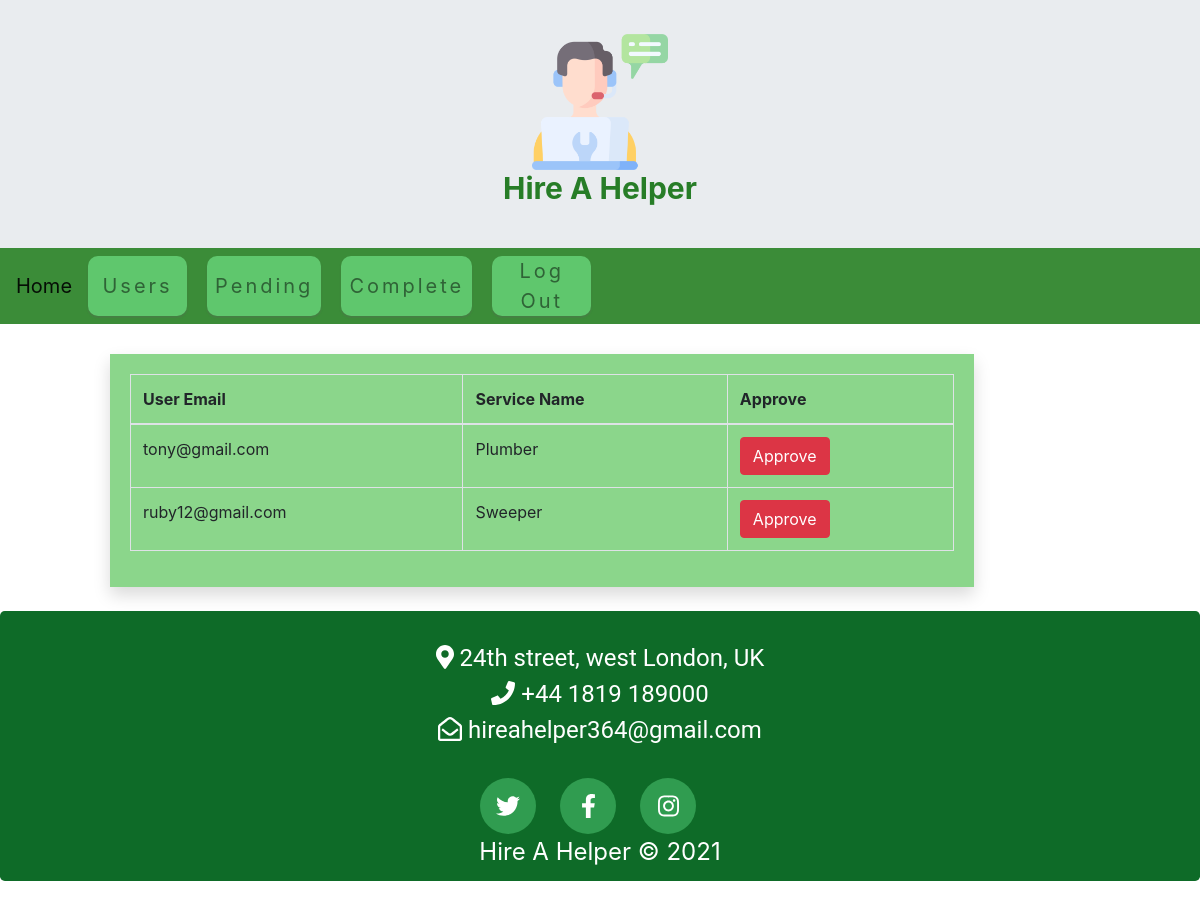
Screenshot of /adpending.php with the database file from the repository.
### tables this page shows
CREATE TABLE `pending` (
  `UserEmail` varchar(45) NOT NULL,
  `SName` varchar(45) NOT NULL
);

### adpending.php (the view, shortened to what this page needs)
<!DOCTYPE html>
<html>
<head>
    <link rel="stylesheet" href="https://maxcdn.bootstrapcdn.com/bootstrap/4.5.2/css/bootstrap.min.css">
    <link rel="stylesheet" type="text/css" href="style.css">
</head>
<body>
   <div class="jumbotron text-center" style="margin-bottom:-30px;margin-top:-30px;">
  <img src="technical-support.png"class="img1"><h1 class="hire1">Hire A Helper</h1>
</div>
<nav class="navbar navbar-expand-lg navbar-light">
  <a class="navbar-brand" href="adhome.php">Home</a>
  <div class="collapse navbar-collapse" id="collapsibleNavbar">
    <ul class="navbar-nav">
      <li class="nav-item">
        <a class="nav-link" href="aduser.php">Users</a>
      </li>
      <li class="nav-item">
        <a class="nav-link" href="adpending.php">Pending</a>
      </li>
      <li class="nav-item">
        <a class="nav-link" href="adcomplete.php">Complete</a>
      </li>
      <li class="nav-item">
        <a class="nav-link" href="index.php">Log Out</a>
      </li>
    </ul>
  </div>
</nav>
<div class="container" style="margin-top:30px">
      <div class="container-fluid mt-3">
      <div class="card1 shadow mb-4">
        <div class="card-body">
          <div class="table-responsive">
            <table class="table table-bordered" id="dataTable" width="100%" cellspacing="0">
              <thead>
                <tr>
                  <th> User Email </th>
                  <th> Service Name </th>
                  <th> Approve </th>
                </tr>
              </thead>
              <tbody>
              <?php
          $conn = mysqli_connect("localhost", "root", "", "myService");
              $disp="select * from pending";
              $result=mysqli_query($conn,$disp);
              if(mysqli_num_rows($result) > 0)
              {
              while($row=mysqli_fetch_array($result))
              {
                ?>
                <tr>
                  <td> <?php echo $row['UserEmail']; ?></td>
                  <td> <?php echo $row['SName']; ?></td>
                  <td>
                    <form action="" method="post">
                        <button type="submit" name="delete_btn" class="btn btn-danger"> Approve</button>
                      </form>
                  </td>
                  </tr>
                <?php
              }
            }
            else {
                  echo "No Record Found";
              }
      ?>
              </tbody>
            </table>
          </div>
        </div>
      </div>
      </div>
</div>
<div class="jumbotron text-center" style="margin-bottom:0 ;background-color:#0e6b28;height: 270px;">
  <div class="address" style="margin-top:-40px;"><i class="fas fa-map-marker-alt"></i>  24th street, west London, UK
<br><i class="fas fa-phone"></i>  +44 1819 189000
<br><i class="far fa-envelope-open"></i>  hireahelper364@gmail.com</div>
  <div class="d-flex justify-content-center align-items-center">
        <a
          class="d-inline-flex align-items-center justify-content-center twitter"
          href="#"
          ><i class="fab fa-twitter"></i
        ></a>
        <a
          class="d-inline-flex align-items-center justify-content-center facebook"
          href="#"
          ><i class="fab fa-facebook-f"></i
        ></a>
        <a
          class="d-inline-flex align-items-center justify-content-center instagram"
          href="#"
          ><i class="fab fa-instagram"></i
        ></a>
      </div>
        <p style="color: white;
  font-size: 1.5rem;">
          Hire A Helper &#169; 2021
        </p>
</div>
</body>
</html>

### style.css (style rules this page uses)
* { margin: 0; padding: 0; }
.img1 { width: 12%; }
.hire1 { color: #277d27; text-align: center; font-size: 30px; font-weight: bold; }
.card1 { width: 80%; margin-top: 30px; margin-left: 50px; background-color: #8bd68b; }
.address { font-family: Roboto; color: white; font-size: 24px; text-align: center; padding-top: 5px; padding-bottom: 30px; }
.twitter, .facebook, .instagram { height: 3.5rem; width: 3.5rem; color: white; border-radius: 100%; font-size: 1.5rem; margin-right: 1.5rem; background-color: #309c50; }
.nav-item { font-size: 24px; display: flex; justify-content: space-around; width: 100%; color:green; display: flex; justify-content: space-around; align-items: center; background-color: #5fc76d; color:white; text-decoration: none; letter-spacing: 3px; font-weight: bold; font-size: 20px; box-shadow: 0px 2px 2px rgba(96, 96, 96, 0.3); background: #5fc76d; color: #ffffff; font-weight: 400; text-align: center; border-radius: 10px; list-style-type: none; margin-right: 20px; height: 60px; }
nav { display: flex; justify-content: space-around; align-items: center; background-color: #3b8c38; }

### rows the page displays
pending: UserEmail "tony@gmail.com", SName "Plumber"
pending: UserEmail "ruby12@gmail.com", SName "Sweeper"
